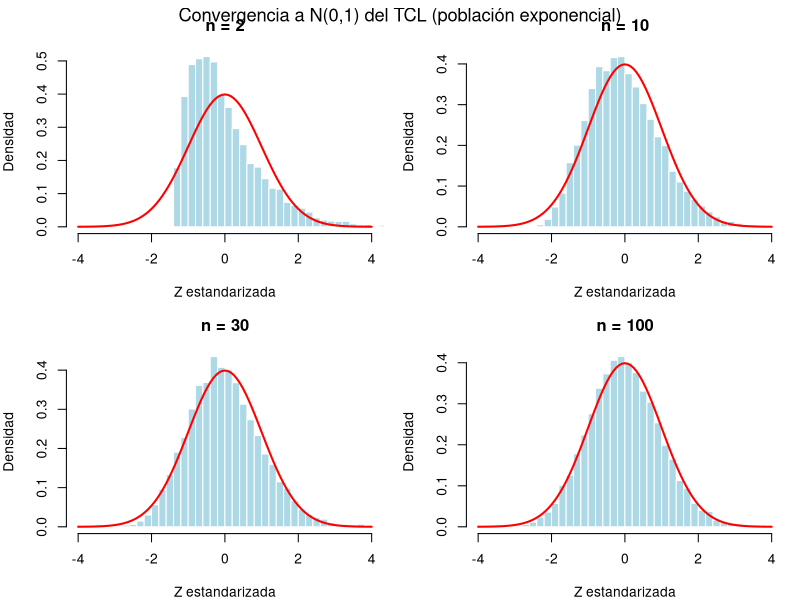
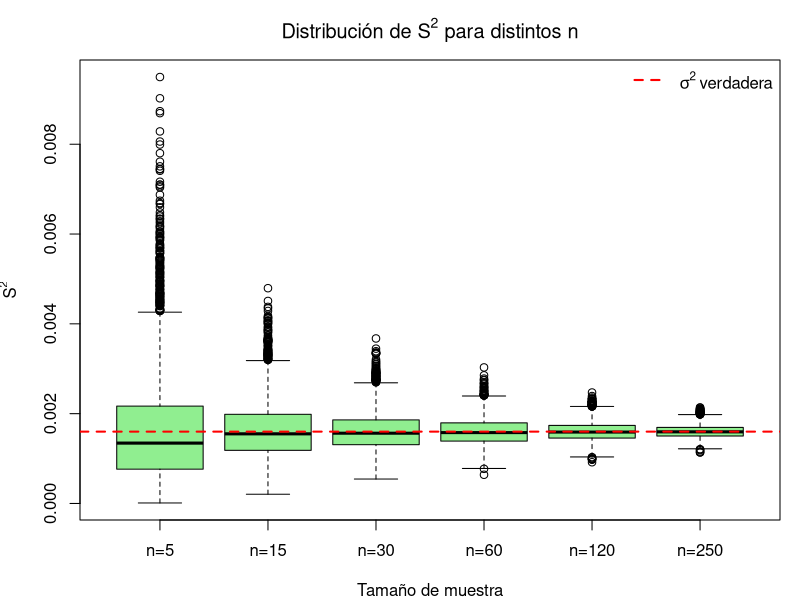
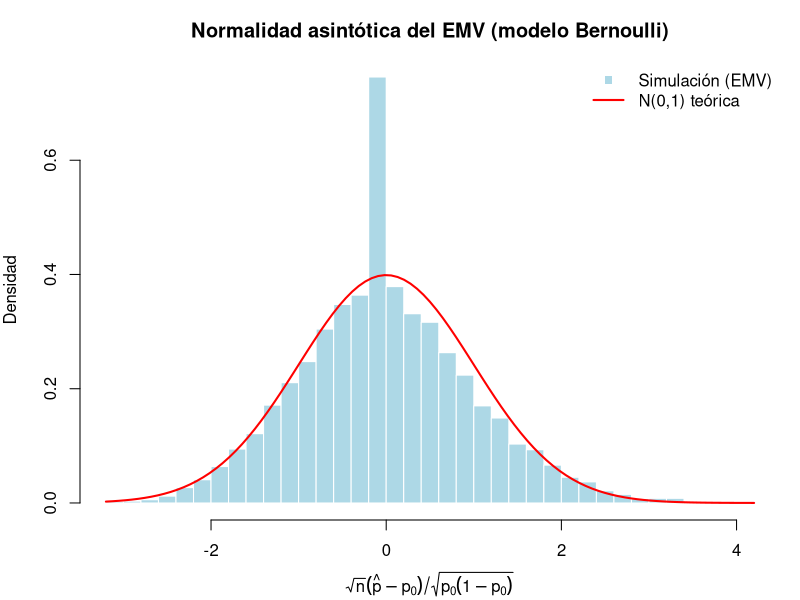

Reproduce these figures in R, in order.
# ==============================================================
# Capítulo 4 - Estimación puntual, convergencia y máxima verosimilitud
# Inferencia Estadística, EST-11102, ITAM
# ==============================================================

# --------------------------------------------------------------
# 1. Verificación del Teorema Central del Límite (Sección 4.7)
#    Población NO normal: exponencial(lambda = 1/8500), que modela
#    montos de reclamaciones de seguros (Ejercicio del capítulo).
# --------------------------------------------------------------
set.seed(123)

lambda_pob <- 1 / 8500          # tasa de la exponencial
mu_pob     <- 1 / lambda_pob    # media poblacional = 8500
sigma_pob  <- 1 / lambda_pob    # desv. estándar poblacional (exp: sigma = mu)

B <- 10000                      # número de muestras simuladas
tamanos_n <- c(2, 10, 30, 100)  # tamaños de muestra a comparar

par(mfrow = c(2, 2), mar = c(4, 4, 3, 1))
for (n in tamanos_n) {
  # Para cada tamaño de muestra, simulamos B medias muestrales
  medias <- replicate(B, mean(rexp(n, rate = lambda_pob)))

  # Estandarizamos: Z = sqrt(n)*(Xbarra - mu) / sigma
  z <- sqrt(n) * (medias - mu_pob) / sigma_pob

  hist(z, breaks = 50, freq = FALSE, col = "lightblue", border = "white",
       main = paste0("n = ", n),
       xlab = "Z estandarizada", ylab = "Densidad",
       xlim = c(-4, 4))
  curve(dnorm(x), col = "red", lwd = 2, add = TRUE)
}
mtext("Convergencia a N(0,1) del TCL (población exponencial)",
      side = 3, line = -1.5, outer = TRUE, cex = 1.1)

cat("Nótese cómo, aunque la población exponencial es muy asimétrica,\n",
    "la distribución de Z se acerca a la normal estándar conforme\n",
    "aumenta n --el contenido del Teorema Central del Límite.\n")


# --------------------------------------------------------------
# 2. Consistencia: la varianza del estimador decrece con n
#    (Sección 4.6). Estimador: S^2 (varianza muestral) de una
#    población de rendimientos simulados N(0.01, 0.04^2).
# --------------------------------------------------------------
set.seed(456)

mu_r    <- 0.01
sigma_r <- 0.04
tamanos_n2 <- c(5, 15, 30, 60, 120, 250)
B2 <- 5000

resultados_s2 <- lapply(tamanos_n2, function(n) {
  replicate(B2, var(rnorm(n, mean = mu_r, sd = sigma_r)))
})
names(resultados_s2) <- paste0("n=", tamanos_n2)

par(mfrow = c(1, 1), mar = c(4, 4, 3, 1))
boxplot(resultados_s2,
        col = "lightgreen",
        main = expression(paste("Distribución de ", S^2, " para distintos ", n)),
        xlab = "Tamaño de muestra", ylab = expression(S^2))
abline(h = sigma_r^2, col = "red", lwd = 2, lty = 2)
legend("topright", legend = expression(sigma^2 ~ "verdadera"),
       col = "red", lty = 2, lwd = 2, bty = "n")

# Verificación numérica: la varianza de S^2 across simulaciones decrece
tabla_consistencia <- data.frame(
  n          = tamanos_n2,
  media_S2   = sapply(resultados_s2, mean),
  var_S2     = sapply(resultados_s2, var)
)
print(tabla_consistencia)
cat("\nLa varianza de S^2 entre simulaciones (columna var_S2) disminuye\n",
    "monótonamente con n: evidencia empírica de consistencia (Sección 4.6).\n")


# --------------------------------------------------------------
# 3. Máxima verosimilitud: forma cerrada y optimización numérica
#    (Sección 4.9)
# --------------------------------------------------------------

# --- 3a. EMV cerrado: Bernoulli (proporción de incumplimiento) ---
set.seed(789)
n_credito <- 500
p_real    <- 0.06
incumplimientos <- rbinom(n_credito, size = 1, prob = p_real)

p_hat <- mean(incumplimientos)  # EMV: proporción muestral
cat("\n--- EMV Bernoulli (incumplimiento de crédito) ---\n")
cat("p real:", p_real, " | p_hat (EMV):", round(p_hat, 4), "\n")

# --- 3b. EMV cerrado: Exponencial (tiempo entre reclamaciones) ---
set.seed(101)
n_reclamos <- 50
lambda_real <- 1 / 12  # 1 reclamo cada 12 días en promedio
tiempos <- rexp(n_reclamos, rate = lambda_real)

lambda_hat <- 1 / mean(tiempos)  # EMV cerrado: 1/Xbarra
cat("\n--- EMV Exponencial (tiempo entre reclamaciones) ---\n")
cat("lambda real:", round(lambda_real, 4),
    " | lambda_hat (EMV):", round(lambda_hat, 4), "\n")

# --- 3c. EMV numérico vía optim(): distribución Gamma(forma, tasa) ---
# Útil cuando no hay forma cerrada, p. ej. severidad de siniestros.
set.seed(202)
forma_real <- 3
tasa_real  <- 0.5
severidad  <- rgamma(200, shape = forma_real, rate = tasa_real)

log_verosimilitud_gamma <- function(par, datos) {
  forma <- par[1]; tasa <- par[2]
  if (forma <= 0 || tasa <= 0) return(-Inf)  # respetar el espacio parametral
  sum(dgamma(datos, shape = forma, rate = tasa, log = TRUE))
}

ajuste <- optim(
  par     = c(1, 1),                     # valores iniciales
  fn      = function(par) -log_verosimilitud_gamma(par, severidad),
  method  = "L-BFGS-B",
  lower   = c(1e-4, 1e-4)
)

cat("\n--- EMV numérico: severidad de siniestros ~ Gamma(forma, tasa) ---\n")
cat("Parámetros reales:      forma =", forma_real, " tasa =", tasa_real, "\n")
cat("EMV (optim, L-BFGS-B):  forma =", round(ajuste$par[1], 3),
    " tasa =", round(ajuste$par[2], 3), "\n")


# --------------------------------------------------------------
# 4. Normalidad asintótica del EMV (Teorema 4.9, Sección 4.9)
#    Verificación por simulación para el modelo Bernoulli:
#    sqrt(n)*(p_hat - p) --> N(0, p(1-p))
# --------------------------------------------------------------
set.seed(303)
p0 <- 0.06
n_grande <- 500
B3 <- 8000

p_hats <- replicate(B3, mean(rbinom(n_grande, size = 1, prob = p0)))
z_emv  <- sqrt(n_grande) * (p_hats - p0) / sqrt(p0 * (1 - p0))

par(mfrow = c(1, 1), mar = c(4, 4, 3, 1))
hist(z_emv, breaks = 50, freq = FALSE, col = "lightblue", border = "white",
     main = "Normalidad asintótica del EMV (modelo Bernoulli)",
     xlab = expression(sqrt(n)*(hat(p)-p[0])/sqrt(p[0]*(1-p[0]))),
     ylab = "Densidad")
curve(dnorm(x), col = "red", lwd = 2, add = TRUE)
legend("topright", legend = c("Simulación (EMV)", "N(0,1) teórica"),
       col = c("lightblue", "red"), lwd = c(NA, 2), pch = c(15, NA), bty = "n")

cat("\nMedia de Z simulada:", round(mean(z_emv), 4), "(teórica: 0)\n")
cat("Varianza de Z simulada:", round(var(z_emv), 4), "(teórica: 1)\n")
cat("Esta simulación confirma numéricamente el Teorema 4.9:",
    "el EMV estandarizado se distribuye aproximadamente N(0,1)",
    "para n suficientemente grande.\n")
